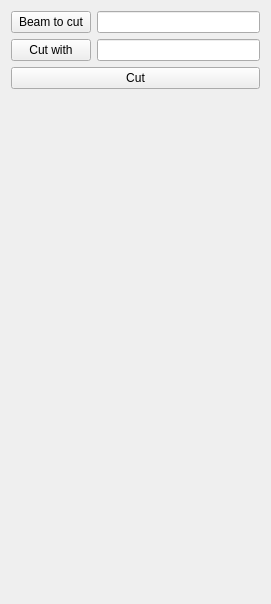
<?xml version="1.0" encoding="UTF-8"?>
<ui version="4.0">
 <class>FrameAndBeamGui::CutBeamsParameters</class>
 <widget class="QWidget" name="FrameAndBeamGui::CutBeamsParameters">
  <property name="geometry">
   <rect>
    <x>0</x>
    <y>0</y>
    <width>271</width>
    <height>604</height>
   </rect>
  </property>
  <property name="windowTitle">
   <string>Cut type</string>
  </property>
  <layout class="QVBoxLayout" name="verticalLayout">
    <item>
      <layout class="QGridLayout" name="parameters">
        <item row="0" column="0">
          <widget class="QPushButton" name="buttonBeam">
            <property name="text">
              <string>Beam to cut</string>
            </property>
            <property name="checkable">
              <bool>true</bool>
            </property>
          </widget>
        </item>
        <item row="0" column="1">
          <widget class="QLineEdit" name="beam">
            <property name="readOnly">
              <bool>true</bool>
            </property>
          </widget>
        </item>
        <item row="1" column="0">
          <widget class="QPushButton" name="buttonFace">
            <property name="text">
              <string>Cut with</string>
            </property>
            <property name="checkable">
              <bool>true</bool>
            </property>
          </widget>
        </item>
        <item row="1" column="1">
          <widget class="QLineEdit" name="face">
            <property name="readOnly">
              <bool>true</bool>
            </property>
          </widget>
        </item>
        <item row="2" column="0" colspan="2">
          <widget class="QPushButton" name="buttonCut">
            <property name="text">
              <string>Cut</string>
            </property>
          </widget>
        </item>
        <item row="3" column="0" colspan="2">
          <widget class="QLabel" name="validationMessage">
            <property name="wordWrap">
              <bool>true</bool>
            </property>
          </widget>
        </item>
      </layout>
    </item>
  </layout>
 </widget>
</ui>
